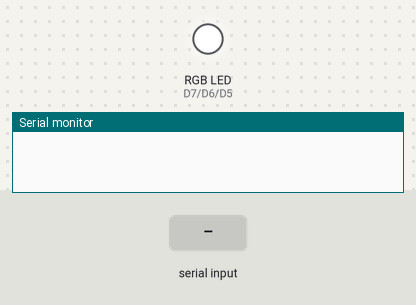
Simulated run of this sketch. Board: ESP8266 (NodeMCU). Parts: an RGB LED mixed from three pins (HIGH = lit), the last lines printed to the serial monitor. The inputs (shaded band) are chosen by the test bench. Dim RGB values are drawn brighter than linear.

Above: at 1.2 s.
1.3 s: "90,45,200\n" received over Serial
At 2.6 s:
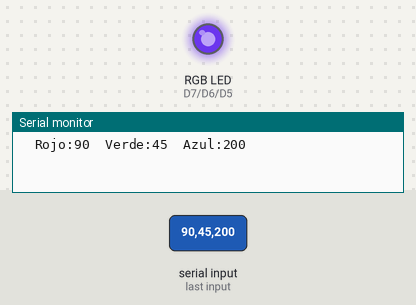
2.9 s: "30,150,10\n" received over Serial
At 3.9 s:
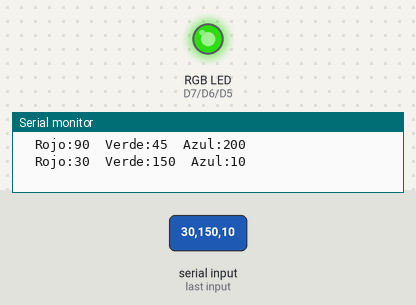
4.5 s: "1,90,45\n" received over Serial
At 5.1 s:
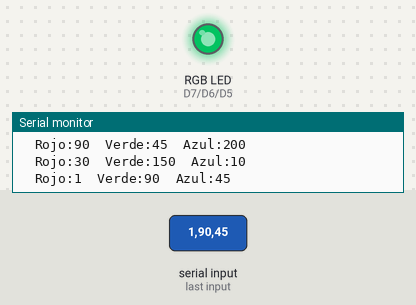
6.1 s: "90,45\n" received over Serial
At 8.3 s:
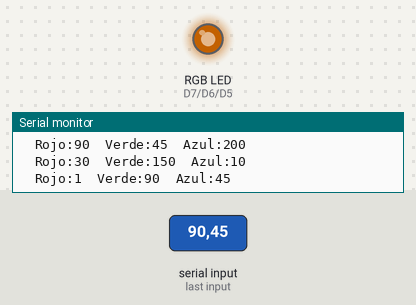
8.6 s: "30,150\n" received over Serial
At 10.2 s:
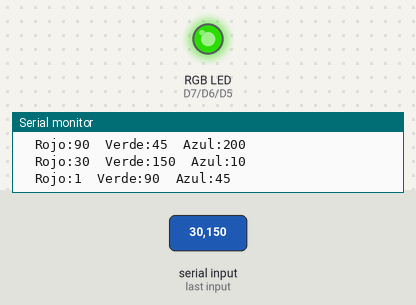
11.1 s: "5\n" received over Serial
At 14.1 s:
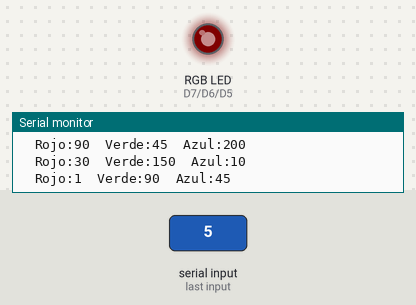
Timing chart, 0 to 15.1 s (numbered marks = the images above; inputs shaded):
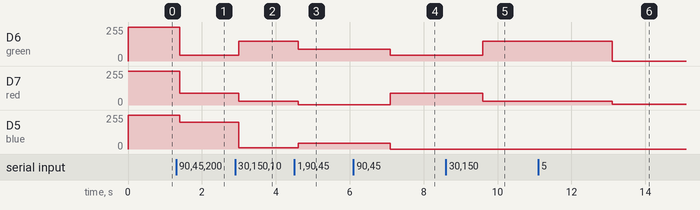

Measured:
- after the input at 1.3 s, D6 (green): 255/255 → 45/255 after 0.10 s; D7 (red): 255/255 → 90/255 after 0.10 s; D5 (blue): 255/255 → 200/255 after 0.10 s
- after the input at 2.9 s, D6 (green): 45/255 → 150/255 after 0.10 s; D7 (red): 90/255 → 30/255 after 0.10 s; D5 (blue): 200/255 → 10/255 after 0.10 s
- after the input at 4.5 s, D6 (green): 150/255 → 90/255 after 0.10 s; D7 (red): 30/255 → 1/255 after 0.10 s; D5 (blue): 10/255 → 45/255 after 0.10 s
- after the input at 6.1 s, D6 (green): 90/255 → 45/255 after 1.0 s; D7 (red): 1/255 → 90/255 after 1.0 s; D5 (blue): 45/255 → 0/255 after 1.0 s
- after the input at 8.6 s, D6 (green): 45/255 → 150/255 after 1.0 s; D7 (red): 90/255 → 30/255 after 1.0 s
- after the input at 11.1 s, D6 (green): 150/255 → 0/255 after 2.0 s; D7 (red): 30/255 → 5/255 after 2.0 s

The sketch:

Codigo_rgb.ino
```cpp
int R=255;
int G=255;
int B=255;
int red =D7, blue =D5, green = D6;
void setup() {
  pinMode(red, OUTPUT);
  pinMode(blue, OUTPUT);
  pinMode(green, OUTPUT);
  Serial.begin(115200);
  }

void loop() {

analogWrite(red,R);
analogWrite(blue,B);
analogWrite(green,G);


  if (Serial.available()) {
    R = Serial.parseInt();
    G = Serial.parseInt();
    B = Serial.parseInt();
    if(R>=255){
      R=255;
    }
    if(G>=255){
      G=255;
    }
    if(B>=255){
      B=255;
    }

  if (Serial.read() == '\n') {
     Serial.print("\tRojo:");
     Serial.print(R);
     Serial.print("\tVerde:");
     Serial.print(G);
     Serial.print("\tAzul:");
     Serial.println(B);
    delay(100);
  }
 }
}
```
